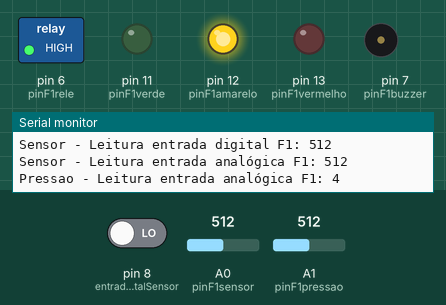
A sketch run on a simulated Arduino Uno, built with avr-gcc and run on an emulated ATmega328P. Parts: switched loads named in the sketch (green lamp = pin HIGH), output pins drawn as LEDs (lit = HIGH), buzzer (waves = sounding, pin HIGH), the last lines printed to the serial monitor. The test bench sets the inputs (shaded band); at power-on: A0 (pinF1sensor) = 512, A1 (pinF1pressao) = 512, pin 8 (entradaF1DigitalSensor) LOW.

Above: at 1.8 s.
1.9 s: A0 (pinF1sensor) set to 410
4.4 s: A0 (pinF1sensor) set to 387
At 7.6 s:
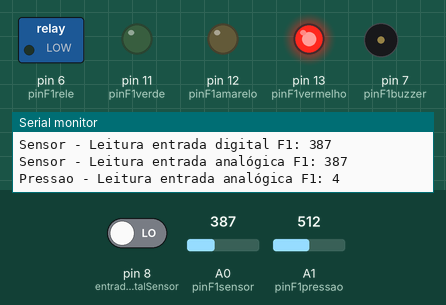
7.9 s: A0 (pinF1sensor) set to 900
At 10.6 s:
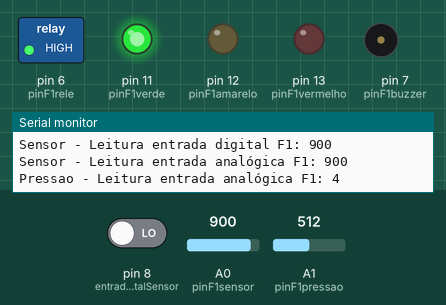
11.1 s: A1 (pinF1pressao) set to 468
14.0 s: A1 (pinF1pressao) set to 436
At 17.1 s:
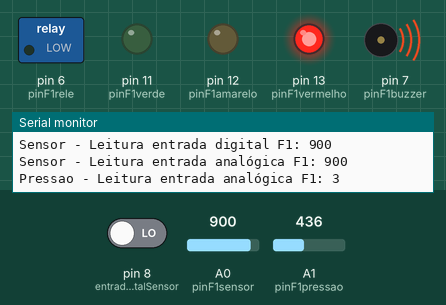
17.5 s: A1 (pinF1pressao) set to 511
At 19.8 s:
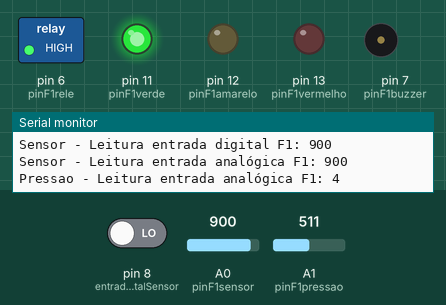
Timing chart, 0 to 21.3 s (numbered marks = the images above; inputs shaded):
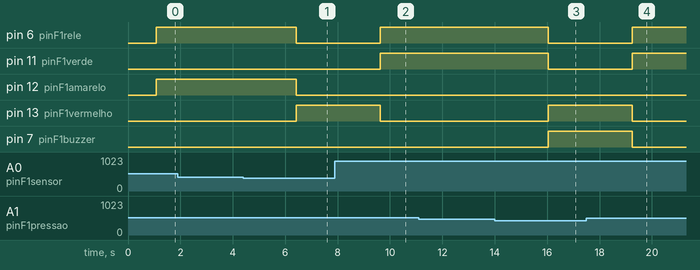

The sketch:

higromedro.ino
```cpp
#define pinF1pressao 1
#define pinF1sensor 0
#define entradaF1DigitalSensor 8
#define pinF1verde 11
#define pinF1amarelo 12
#define pinF1vermelho 13
#define pinF1buzzer 7
#define pinF1rele 6

bool dSensor = 0;
int valF1sensor = 0;
int valF1pressao = 0;

void setup()
{
  pinMode(11, OUTPUT);
  pinMode(12, OUTPUT);
  pinMode(13, OUTPUT);
  pinMode(8, INPUT);

  pinMode(pinF1buzzer,OUTPUT);
  pinMode(pinF1rele,OUTPUT);

  digitalWrite(11, LOW);
  digitalWrite(12, LOW);
  digitalWrite(13, LOW);
  digitalWrite(pinF1rele, LOW);

  Serial.begin(9600);
}

void loop()
{
  dSensor = digitalRead(entradaF1DigitalSensor);
  valF1sensor = analogRead(pinF1sensor);
  valF1pressao = analogRead(pinF1pressao);
  valF1pressao = map(valF1pressao,0,1023,0,9);
  Serial.print("Sensor - Leitura entrada digital F1: ");
  Serial.println(valF1sensor);
  Serial.print("Sensor - Leitura entrada analógica F1: ");
  Serial.println(valF1sensor);
  Serial.print("Pressao - Leitura entrada analógica F1: ");
  Serial.println(valF1pressao);
  delay(1000);

  if(900<=valF1sensor && valF1sensor<=1023){
    if(valF1pressao<4){
      digitalWrite(pinF1vermelho, HIGH);
      digitalWrite(pinF1verde, LOW);
      digitalWrite(pinF1amarelo, LOW);
      digitalWrite(pinF1buzzer, HIGH);
      digitalWrite(pinF1rele, LOW);
    }
    else{
      digitalWrite(pinF1verde, HIGH);
      digitalWrite(pinF1vermelho, LOW);
      digitalWrite(pinF1amarelo, LOW);
      digitalWrite(pinF1buzzer, LOW);
      digitalWrite(pinF1rele, HIGH);
    }
  }

  if(400<=valF1sensor && valF1sensor<=899){
    if(valF1pressao<4){
      digitalWrite(pinF1vermelho, HIGH);
      digitalWrite(pinF1amarelo, LOW);
      digitalWrite(pinF1verde, LOW);
      digitalWrite(pinF1buzzer, HIGH);
      digitalWrite(pinF1rele, LOW);

    }
    else{
      digitalWrite(pinF1amarelo, HIGH);
      digitalWrite(pinF1vermelho, LOW);
      digitalWrite(pinF1verde, LOW);
      digitalWrite(pinF1buzzer, LOW);
      digitalWrite(pinF1rele, HIGH);
    }
  }else{
    if(valF1sensor<399){
      digitalWrite(pinF1vermelho, HIGH);
      digitalWrite(pinF1verde, LOW);
      digitalWrite(pinF1amarelo, LOW);
      digitalWrite(pinF1buzzer, LOW);
      digitalWrite(pinF1rele, LOW);
    }
 }


}
```

Measured:
- the behaviour switches between 399 and 398 on A0 (pinF1sensor) (found by bisection; images 0 and 1)
- the behaviour switches between 455 and 454 on A1 (pinF1pressao) (found by bisection; images 2 and 3)
- after the input at 4.4 s, pin 6 (pinF1rele), pin 12 (pinF1amarelo): HIGH → LOW after 2.0 s; pin 13 (pinF1vermelho): LOW → HIGH after 2.0 s
- after the input at 7.9 s, pin 6 (pinF1rele), pin 11 (pinF1verde): LOW → HIGH after 1.7 s; pin 13 (pinF1vermelho): HIGH → LOW after 1.7 s
- after the input at 14.0 s, pin 6 (pinF1rele), pin 11 (pinF1verde): HIGH → LOW after 2.0 s; pin 13 (pinF1vermelho), pin 7 (pinF1buzzer): LOW → HIGH after 2.0 s
- after the input at 17.5 s, pin 6 (pinF1rele), pin 11 (pinF1verde): LOW → HIGH after 1.7 s; pin 13 (pinF1vermelho), pin 7 (pinF1buzzer): HIGH → LOW after 1.7 s
